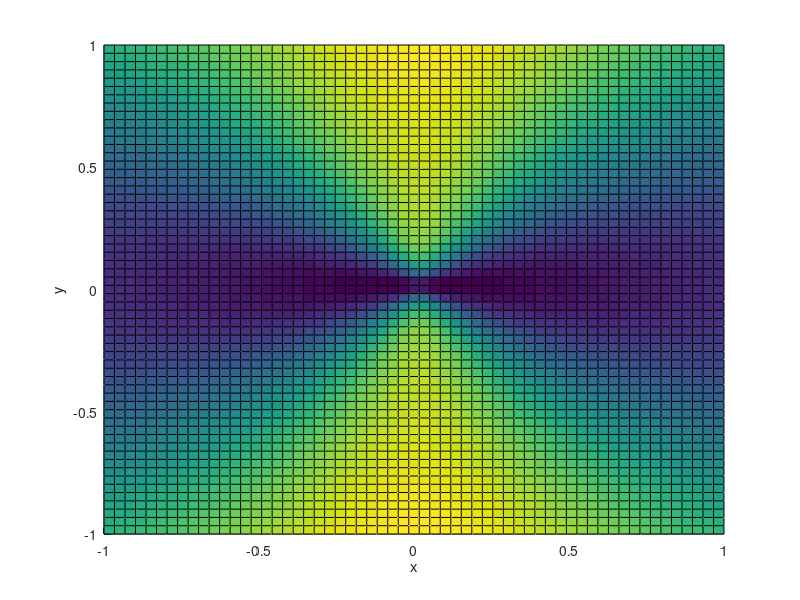

This chart was generated by the following MATLAB code: (Note: this script raises an error after producing the figure.)
function [] = plot_general_gd_components
% File:      plot_general_gd_components.m
% Author:    Ioannis Filippidis, jfilippidis@gmail.com
% Date:      2011.12.21 - 2011.12.23
% Language:  MATLAB R2011b
% Purpose:   plots of Mika's \gamma_d and its component functions
% Copyright: Ioannis Filippidis, 2011-

close all

domain = [-1, 1, -1, 1];

% \gamma_d
formula = '(x.^2 +y.^2)^0.5 +5 *tanh(10 *(x.^2 +y.^2)^0.5) .*y.^2 .*(x.^2 +y.^2).^-1';
latexformula = '$r +R \tanh(\mu r) \sin^2\theta$';
fname = 'gammad';
create_ezsurf_plot(formula, domain, latexformula, fname)

% r
formula = '(x.^2 +y.^2)^0.5';
latexformula = '$r$';
fname = 'r';
create_ezsurf_plot(formula, domain, latexformula, fname)

% \tanh(\mu r) \sin^2\theta
formula = '5 *tanh(10 *(x.^2 +y.^2)^0.5) .*y.^2 .*(x.^2 +y.^2).^-1';
latexformula = '$\tanh(\mu r) \sin^2\theta$';
fname = 'tanh sin2';
create_ezsurf_plot(formula, domain, latexformula, fname)

% \tanh
formula = 'tanh((x.^2 +y.^2)^0.5)';
latexformula = '$\tanh(\mu r)$';
fname = 'tanh';
create_ezsurf_plot(formula, domain, latexformula, fname)

% \sin(\theta)
formula = 'y ./(x.^2 +y.^2).^0.5';
latexformula = '$\sin\theta$';
fname = 'sin';
create_ezsurf_plot(formula, domain, latexformula, fname)

% \sin^2(\theta)
formula = 'y.^2 ./(x.^2 +y.^2)';
latexformula = '$\sin^2\theta$';
fname = 'sin2';
create_ezsurf_plot(formula, domain, latexformula, fname)

% r \sin^2(\theta)
formula = 'y.^2 ./(x.^2 +y.^2)^0.5';
latexformula = '$r \sin^2\theta$';
fname = 'rsin2';
create_ezsurf_plot(formula, domain, latexformula, fname)

function [] = create_ezsurf_plot(formula, domain, latexformula, fname)
fig = figure;
ax = axes('Parent', fig);
hold(ax, 'on')
ezsurf(ax, formula, domain)
ezcontour(ax, formula, domain)

title('')
tex_plot_annot(ax, [], '$x$', '$y$', latexformula, [] )
grid(ax, 'on')
view(ax, 3)
axis(ax, 'equal')

plot_scalings(gca, 0)
maximize
%export_fig('-pdf', '-painters', [fname, '.pdf'] )
